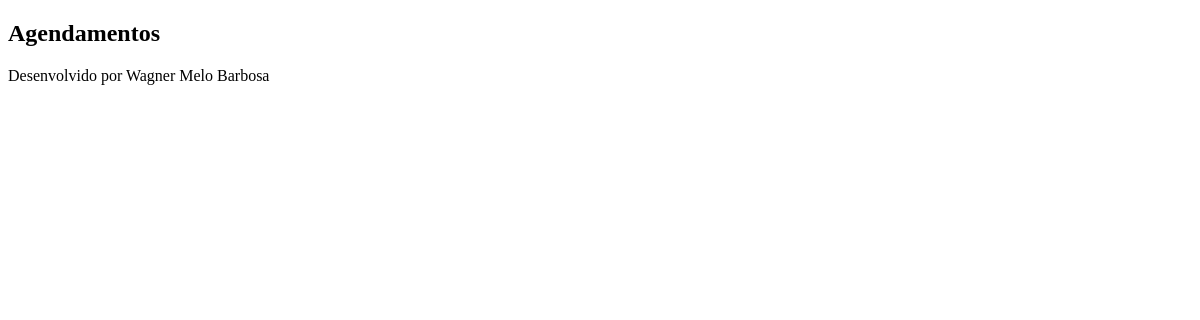
Before: /agenda/ with the older database file.
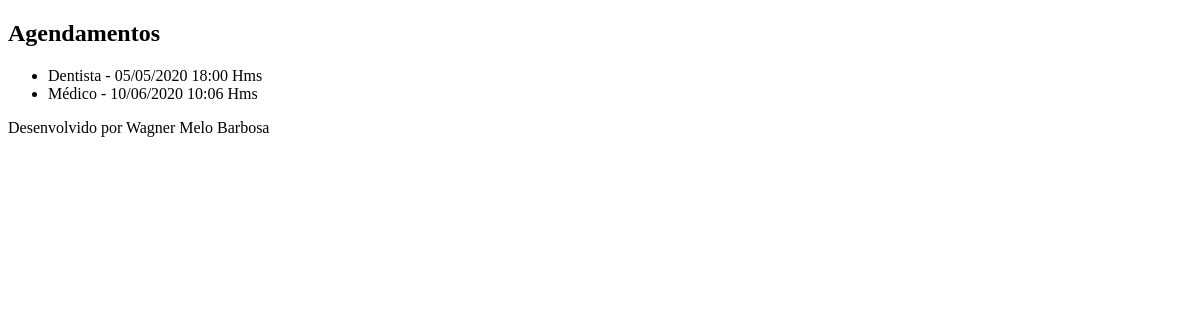
After: the same page with the newer database file.
### core/models.py (models this page shows, shortened)
class Evento(models.Model):
    titulo = models.CharField(max_length=100)
    descricao = models.TextField(blank=True,null=True)
    data_evento = models.DateTimeField(verbose_name='Data do evento')
    data_criacao = models.DateTimeField(auto_now=True, verbose_name='Data da criação')
    usuario = models.ForeignKey(User,on_delete=models.CASCADE)
    class Meta:
        db_table = 'evento'
    def get_data_evento(self):
        return self.data_evento.strftime('%d/%m/%Y %H:%M Hms')

### core/views.py (the view)
# urls.py: path('agenda/', views.lista_eventos),
def lista_eventos(request):
    evento = Evento.objects.all()#get(id=1)
    response = {'eventos':evento}
    return render(request, 'agenda.html',response)

### templates/agenda.html
{% extends "model-page.html" %}
{% block content %}
   <h2>Agendamentos</h2>
   <ul sytle="font size: 18px">
   {% for evento in eventos %}
       <li>{{evento.titulo}} - {{evento.get_data_evento}}</li>
   {% endfor %}
   </ul>
{% endblock %}

### templates/model-page.html (shortened to what this page needs)
<!DOCTYPE html>
<html lang="en">
<head>
</head>
<body>
    {% block content %} {% endblock %}
    {% include "model-footer.html" %}
</body>
</html>

### templates/model-footer.html
<p>Desenvolvido por Wagner Melo Barbosa</p>

Changed rows visible on the page:
added Evento: titulo "Dentista", get_data_evento "05/05/2020 18:00 Hms"
added Evento: titulo "Médico", get_data_evento "10/06/2020 10:06 Hms"
